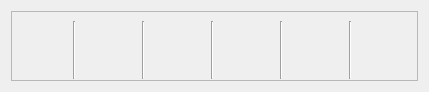
<?xml version="1.0" encoding="UTF-8"?>
<ui version="4.0">
 <class>CharacterInfo</class>
 <widget class="QWidget" name="CharacterInfo">
  <property name="geometry">
   <rect>
    <x>0</x>
    <y>0</y>
    <width>429</width>
    <height>89</height>
   </rect>
  </property>
  <property name="windowTitle">
   <string>Form</string>
  </property>
  <layout class="QHBoxLayout" name="hLayoutMain">
   <item>
    <widget class="QScrollArea" name="scrollArea">
     <property name="widgetResizable">
      <bool>true</bool>
     </property>
     <widget class="QWidget" name="scrollAreaWidgetContents">
      <property name="geometry">
       <rect>
        <x>0</x>
        <y>0</y>
        <width>409</width>
        <height>69</height>
       </rect>
      </property>
      <layout class="QHBoxLayout" name="hLayoutContent">
       <property name="leftMargin">
        <number>1</number>
       </property>
       <property name="topMargin">
        <number>9</number>
       </property>
       <property name="rightMargin">
        <number>1</number>
       </property>
       <property name="bottomMargin">
        <number>1</number>
       </property>
       <item>
        <layout class="QVBoxLayout" name="vLayoutProfile">
         <property name="bottomMargin">
          <number>9</number>
         </property>
        </layout>
       </item>
       <item>
        <widget class="Line" name="line">
         <property name="orientation">
          <enum>Qt::Vertical</enum>
         </property>
        </widget>
       </item>
       <item>
        <layout class="QVBoxLayout" name="vLayoutEquip">
         <property name="spacing">
          <number>0</number>
         </property>
        </layout>
       </item>
       <item>
        <widget class="Line" name="line_2">
         <property name="orientation">
          <enum>Qt::Vertical</enum>
         </property>
        </widget>
       </item>
       <item>
        <layout class="QVBoxLayout" name="vLayoutAccessory">
         <property name="spacing">
          <number>0</number>
         </property>
        </layout>
       </item>
       <item>
        <widget class="Line" name="line_3">
         <property name="orientation">
          <enum>Qt::Vertical</enum>
         </property>
        </widget>
       </item>
       <item>
        <layout class="QVBoxLayout" name="vLayoutGem1">
         <property name="spacing">
          <number>0</number>
         </property>
        </layout>
       </item>
       <item>
        <widget class="Line" name="line_4">
         <property name="orientation">
          <enum>Qt::Vertical</enum>
         </property>
        </widget>
       </item>
       <item>
        <layout class="QVBoxLayout" name="vLayoutGem2">
         <property name="spacing">
          <number>0</number>
         </property>
        </layout>
       </item>
       <item>
        <widget class="Line" name="line_5">
         <property name="orientation">
          <enum>Qt::Vertical</enum>
         </property>
        </widget>
       </item>
       <item>
        <layout class="QVBoxLayout" name="vLayoutSkill">
         <property name="spacing">
          <number>0</number>
         </property>
        </layout>
       </item>
      </layout>
     </widget>
    </widget>
   </item>
  </layout>
 </widget>
 <resources/>
 <connections/>
</ui>
